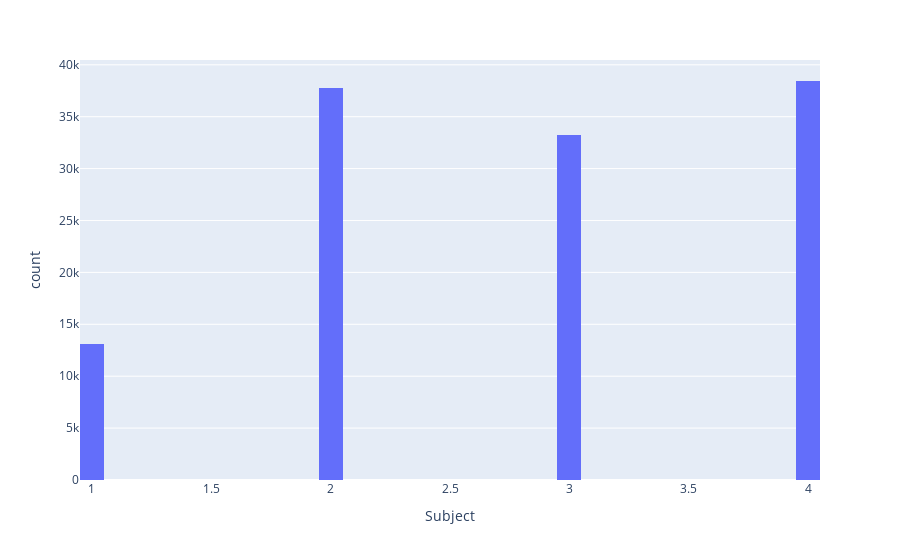

Notebook code for this chart:
### Code cell
fig = px.histogram(data, x="Subject",nbins=50)
fig.show()

### Figure 1 — Plotly figure (JSON) as saved in the notebook; plotly's stock layout.template omitted (floating-point values rounded to 4 significant figures; data arrays with more than 128 entries replaced by an {"elided": "..."} marker saying what was removed)
{"data": [{"alignmentgroup": "True", "bingroup": "x", "hovertemplate": "Subject=%{x}<br>count=%{y}<extra></extra>", "legendgroup": "", "marker": {"color": "#636efa", "pattern": {"shape": ""}}, "name": "", "nbinsx": 50, "offsetgroup": "", "orientation": "v", "showlegend": false, "type": "histogram", "x": {"elided": "122519 int values"}, "xaxis": "x", "yaxis": "y"}], "layout": {"barmode": "relative", "legend": {"tracegroupgap": 0}, "margin": {"t": 60}, "xaxis": {"anchor": "y", "domain": [0, 1], "title": {"text": "Subject"}}, "yaxis": {"anchor": "x", "domain": [0, 1], "title": {"text": "count"}}}}
